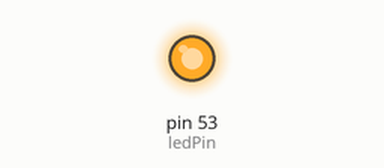
The sketch below on a simulated Arduino Mega 2560, built with avr-gcc and run on an emulated ATmega2560. On the bench: output pins drawn as LEDs (lit = HIGH).

Above: at 0.05 s.
Timing chart, 0 to 3.0 s (numbered marks = the images above):
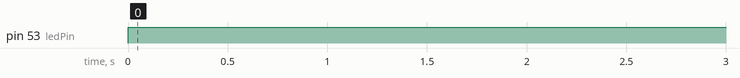

Measured:
- by itself, pin 53 (ledPin): LOW → HIGH at 0.00 s

The sketch:

BLuetooth_Master_Maze_Transmission.ino
```cpp
byte ROWS = 0;
byte COLUMNS = 0;
int ledPin = 53;

void setup()
{
  // put your setup code here, to run once:
  Serial1.begin(38400);            // Turn on Bluetooth Serial
  pinMode(ledPin, OUTPUT);         // set the Pin to output
}

void loop()
{
  // put your main code here, to run repeatedly:
  digitalWrite(ledPin, HIGH);       // Turn LED on
  Serial1.write(Maze());
  delay(1000);
  digitalWrite(ledPin, LOW);        // Turn LED off
}

char Maze()
{
  byte ROWS = 4;
  byte COLUMNS = 5;
  boolean VerticalWalls[ROWS][COLUMNS+1];
  boolean HorizontalWalls[ROWS+1][COLUMNS];
//  boolean MazeMAP [ROWS] [COLUMNS] { //initialize to zero
//  {0, 0, 0, 0, 0},       //do not forget the ,
//  {0, 0, 0, 0, 0},
//  {0, 0, 0, 0, 0},
//  {0, 0, 0, 0, 0}
//  };
    //initialize verticalWalls (add exterior walls)
        for(byte i = 0;i < ROWS;i++)
        {
            for(byte j = 0;j<COLUMNS+1;j++)
            {
                if(j==0 || j == COLUMNS)
                {
                    VerticalWalls[i][j] = true;
                }
            }
        }

    //initialize horizontalWalls (add exterior walls)
        for(byte i = 0;i < ROWS + 1;i++)
        {
            for(byte j=0;j<COLUMNS;j++)
            {
                if(i==0 || i==ROWS)
                {
                    HorizontalWalls[i][j]=true;
                }
            }
        }


//  for (byte i =0; i < ROWS; i++) {
//  for (byte j =0; j < COLUMNS; j++) {
//    Maze[i][j] = some data;
//  }
//}
//  byte ROWS = 4;
//  byte COLUMNS = 6;
//  boolean VerticalWalls[ROWS][COLUMNS+1];
//  boolean HorizontalWalls[ROWS+1][COLUMNS];
//

   for(byte i = 0;i < 2*ROWS+1;i++)
        {
            for(byte j = 0;j < 2*COLUMNS+1;j++)
            {
                //Add Horizontal Walls
                if(i%2 == 0 && j%2 == 1)
                {
                    if(HorizontalWalls[i/2][j/2] == true)
                    {
                        Serial1.print(" ---");
                    }
                    else
                    {
                        Serial1.print("    ");
                    }
                }

                //Add Vertical Walls
                if(i%2 == 1 && j%2 == 0)
                {
                    if(VerticalWalls[i/2][j/2] == true)
                    {
                        Serial1.print("|");
                    }
                    else
                    {
                        Serial1.print(" ");
                    }
                }
            }
        }
}
```
